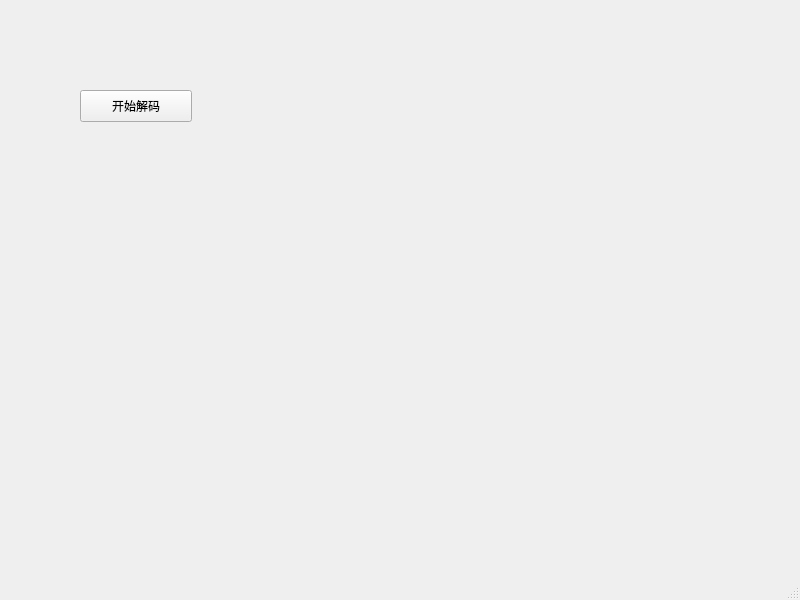
<?xml version="1.0" encoding="UTF-8"?>
<ui version="4.0">
 <class>MainWindow</class>
 <widget class="QMainWindow" name="MainWindow">
  <property name="geometry">
   <rect>
    <x>0</x>
    <y>0</y>
    <width>800</width>
    <height>600</height>
   </rect>
  </property>
  <property name="windowTitle">
   <string>MainWindow</string>
  </property>
  <widget class="QWidget" name="centralwidget">
   <widget class="QPushButton" name="audioButton">
    <property name="geometry">
     <rect>
      <x>80</x>
      <y>90</y>
      <width>112</width>
      <height>32</height>
     </rect>
    </property>
    <property name="text">
     <string>开始解码</string>
    </property>
   </widget>
  </widget>
  <widget class="QMenuBar" name="menubar">
   <property name="geometry">
    <rect>
     <x>0</x>
     <y>0</y>
     <width>800</width>
     <height>22</height>
    </rect>
   </property>
  </widget>
  <widget class="QStatusBar" name="statusbar"/>
 </widget>
 <resources/>
 <connections/>
</ui>
